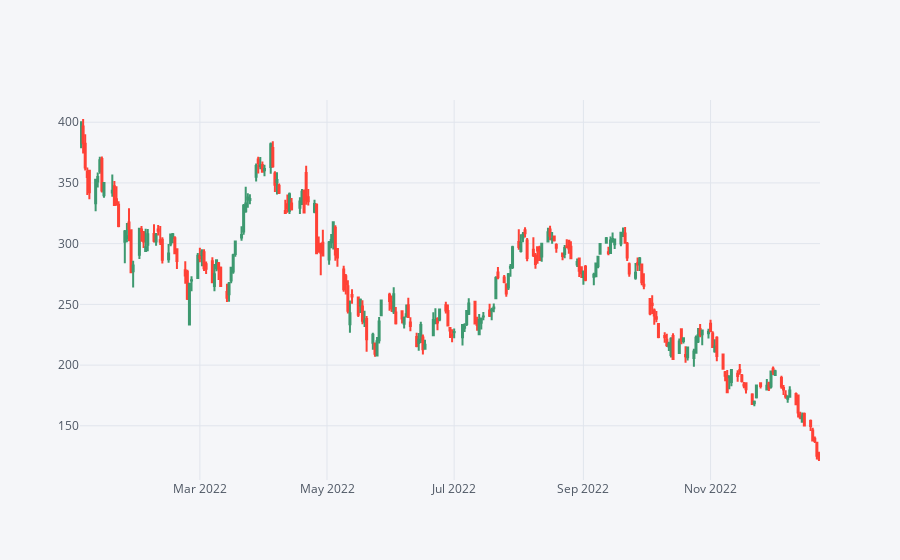

The notebook cell this image was saved under:
### Code cell
TS[['Open', 'High', 'Low', 'Close']]['2022-01-01':'2022-12-23'].iplot(kind='candle')

### Figure 1 — Plotly figure (JSON) as saved in the notebook; plotly's stock layout.template omitted (floating-point values rounded to 4 significant figures; data arrays with more than 128 entries replaced by an {"elided": "..."} marker saying what was removed)
{"data": [{"close": {"elided": "247 float values"}, "high": {"elided": "247 float values"}, "low": {"elided": "247 float values"}, "open": {"elided": "247 float values"}, "showlegend": false, "type": "candlestick", "x": {"elided": "247 str values"}, "yaxis": "y2"}], "layout": {"legend": {"bgcolor": "#F5F6F9", "font": {"color": "#4D5663"}}, "paper_bgcolor": "#F5F6F9", "plot_bgcolor": "#F5F6F9", "title": {"font": {"color": "#4D5663"}}, "xaxis": {"gridcolor": "#E1E5ED", "rangeslider": {"visible": false}, "showgrid": true, "tickfont": {"color": "#4D5663"}, "title": {"font": {"color": "#4D5663"}, "text": ""}, "zerolinecolor": "#E1E5ED"}, "yaxis": {"gridcolor": "#E1E5ED", "showgrid": true, "showticklabels": false, "tickfont": {"color": "#4D5663"}, "title": {"font": {"color": "#4D5663"}, "text": ""}, "zerolinecolor": "#E1E5ED"}, "yaxis2": {"gridcolor": "#E1E5ED", "showgrid": true, "tickfont": {"color": "#4D5663"}, "title": {"font": {"color": "#4D5663"}, "text": ""}, "zerolinecolor": "#E1E5ED"}}}
